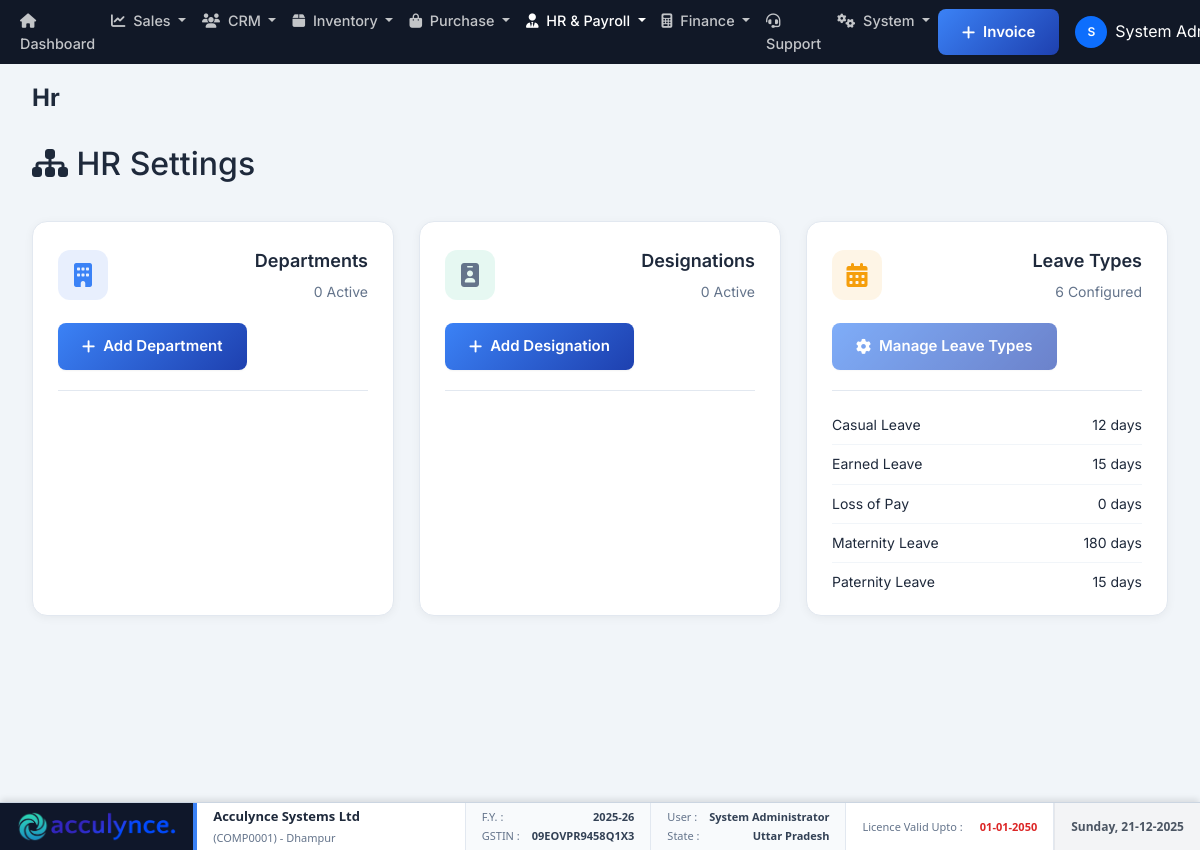
The app's page /modules/hr/settings.php (signed in) with its own data.
### tables this page shows
CREATE TABLE `company_settings` (
  `id` int(11) NOT NULL,
  `company_name` varchar(200) NOT NULL,
  `industry_type` varchar(100) DEFAULT NULL,
  `business_type` varchar(100) DEFAULT NULL,
  `app_name` varchar(100) DEFAULT NULL,
  `theme_color` varchar(20) DEFAULT '#3b82f6',
  `address_line1` varchar(200) DEFAULT NULL,
  `address_line2` varchar(200) DEFAULT NULL,
  `city` varchar(100) DEFAULT NULL,
  `state` varchar(100) DEFAULT NULL,
  `country` varchar(100) DEFAULT 'India',
  `postal_code` varchar(20) DEFAULT NULL,
  `phone` varchar(20) DEFAULT NULL,
  `email` varchar(100) DEFAULT NULL,
  `website` varchar(100) DEFAULT NULL,
  `gstin` varchar(20) DEFAULT NULL,
  `pan` varchar(20) DEFAULT NULL,
  `bank_name` varchar(100) DEFAULT NULL,
  `bank_account_number` varchar(50) DEFAULT NULL,
  `bank_ifsc` varchar(20) DEFAULT NULL,
  `bank_branch` varchar(100) DEFAULT NULL,
  `bank_account_holder` varchar(200) DEFAULT NULL,
  `logo_path` varchar(255) DEFAULT NULL,
  `terms_conditions` text DEFAULT NULL,
  `created_at` timestamp NOT NULL DEFAULT current_timestamp(),
  `updated_at` timestamp NOT NULL DEFAULT current_timestamp() ON UPDATE current_timestamp(),
  `financial_year_start` int(11) DEFAULT 4 COMMENT 'Month number (1-12) when financial year starts',
  `currency_code` varchar(10) DEFAULT 'INR',
  `currency_symbol` varchar(10) DEFAULT '₹',
  `date_format` varchar(20) DEFAULT 'd-m-Y',
  `timezone` varchar(50) DEFAULT 'Asia/Kolkata',
  `invoice_prefix` varchar(20) DEFAULT 'INV',
  `quotation_prefix` varchar(20) DEFAULT 'QT',
  `invoice_footer` text DEFAULT NULL COMMENT 'Footer text for invoices',
  `company_registration_number` varchar(100) DEFAULT NULL,
  `tax_registration_date` date DEFAULT NULL,
  `linkedin_url` varchar(255) DEFAULT NULL,
  `facebook_url` varchar(255) DEFAULT NULL,
  `twitter_url` varchar(255) DEFAULT NULL,
  `instagram_url` varchar(255) DEFAULT NULL,
  `smtp_host` varchar(100) DEFAULT NULL,
  `smtp_port` int(11) DEFAULT 587,
  `smtp_username` varchar(100) DEFAULT NULL,
  `smtp_password` varchar(255) DEFAULT NULL,
  `smtp_encryption` varchar(10) DEFAULT 'tls',
  `email_from_name` varchar(100) DEFAULT NULL,
  `email_from_address` varchar(100) DEFAULT NULL,
  `enable_email_notifications` tinyint(1) DEFAULT 1,
  `invoice_due_days` int(11) DEFAULT 30 COMMENT 'Default payment terms in days',
  `low_stock_threshold` int(11) DEFAULT 10,
  `enable_multi_currency` tinyint(1) DEFAULT 0,
  `enable_barcode` tinyint(1) DEFAULT 1,
  `backup_frequency` varchar(20) DEFAULT 'daily',
  `last_backup_date` datetime DEFAULT NULL,
  `print_logo_on_invoice` tinyint(1) DEFAULT 1,
  `is_gst_registered` tinyint(1) DEFAULT 0,
  `enable_einvoicing` tinyint(1) DEFAULT 0
);

CREATE TABLE `leave_types` (
  `id` int(11) NOT NULL,
  `name` varchar(50) NOT NULL,
  `days_per_year` int(11) DEFAULT 0,
  `is_paid` tinyint(1) DEFAULT 1,
  `requires_approval` tinyint(1) DEFAULT 1,
  `description` text DEFAULT NULL,
  `is_active` tinyint(1) DEFAULT 1
);

### modules/hr/settings.php (the view, shortened to what the rows shown need)
<?php
require_once '../../classes/Auth.php';
require_once '../../classes/Database.php';
$auth = new Auth();
$auth->requireLogin();
$user = $auth->getCurrentUser();
$db = Database::getInstance();
$leave_types = $db->fetchAll("SELECT * FROM leave_types ORDER BY name");
?>
<!DOCTYPE html>
<html lang="en">
<head>
    <link rel="stylesheet" href="../../public/assets/css/style.css">
    <link rel="stylesheet" href="https://cdnjs.cloudflare.com/ajax/libs/font-awesome/6.4.0/css/all.min.css">
</head>
<body>
    <div class="dashboard-wrapper">
        <?php include INCLUDES_PATH . '/sidebar.php'; ?>
        <main class="main-content">
            <?php include INCLUDES_PATH . '/header.php'; ?>
            <div class="content-area">
                <div style="display: flex; justify-content: space-between; align-items: center; margin-bottom: 30px;">
                    <h2><i class="fas fa-sitemap"></i> HR Settings</h2>
                </div>
                <div class="settings-grid">
                    <div class="setting-card">
                        <div class="setting-list">
                            <?php foreach ($leave_types as $leave): ?>
                                <div class="setting-list-item">
                                    <span><?php echo htmlspecialchars($leave['name']); ?></span>
                                    <span><?php echo $leave['days_per_year']; ?> days</span>
                                </div>
                            <?php endforeach; ?>
                        </div>
                    </div>
                </div>
            </div>
        </main>
    </div>
</body>
</html>

### includes/sidebar.php (shortened to what the rows shown need)
<?php
if (!isset($brandingSettings)) {
    $db = Database::getInstance();
    $brandingSettings = $db->fetchOne("SELECT app_name, logo_path, theme_color FROM company_settings WHERE id = ? LIMIT 1", [$_SESSION['company_id'] ?? 0]);
}
$appName = !empty($brandingSettings['app_name']) ? $brandingSettings['app_name'] : APP_NAME;
$logoPath = !empty($brandingSettings['logo_path']) ? BASE_URL . $brandingSettings['logo_path'] : '';
?>
<link href="https://cdn.jsdelivr.net/npm/bootstrap@5.3.0/dist/css/bootstrap.min.css" rel="stylesheet">
<link rel="stylesheet" href="https://cdnjs.cloudflare.com/ajax/libs/font-awesome/6.4.0/css/all.min.css">
<link rel="stylesheet" href="<?php echo BASE_URL; ?>public/assets/css/style.css?v=<?php echo time(); ?>">
<?php
$footerData = [];
$curMonth = date('n');
$curYear = date('Y');
if ($curMonth >= 4) {
    if ($curYear + 1 == 2000) { $yPart = '00'; } else { $yPart = substr($curYear + 1, -2); }
    $footerData['fy'] = $curYear . '-' . $yPart;
} else {
    $yPart = substr($curYear, -2);
    $footerData['fy'] = ($curYear - 1) . '-' . $yPart;
}
if (!isset($brandingSettings['gstin']) || !isset($brandingSettings['state'])) {
     if (isset($user['company_id'])) {
         $companyDetails = $db->fetchOne("SELECT company_name, gstin, state, address_line1, city FROM company_settings WHERE id = ?", [$user['company_id']]);
         $footerData['company_name'] = $companyDetails['company_name'] ?? $appName;
         $footerData['gst'] = $companyDetails['gstin'] ?? 'N/A';
         $footerData['state'] = $companyDetails['state'] ?? 'N/A';
         $footerData['address'] = $companyDetails['city'] ?? '';
     }
} else {
     $footerData['company_name'] = $brandingSettings['app_name'];
     $footerData['gst'] = $brandingSettings['gstin'] ?? 'N/A';
     $footerData['state'] = $brandingSettings['state'] ?? 'N/A';
}
if (isset($user['company_id'])) {
    $subData = $db->fetchOne("SELECT current_period_end, status FROM subscriptions WHERE company_id = ? AND status = 'active' ORDER BY current_period_end DESC LIMIT 1", [$user['company_id']]);
    $footerData['validity'] = $subData ? date('d-m-Y', strtotime($subData['current_period_end'])) : 'Trial/Expired';
    $footerData['company_id'] = 'COMP' . str_pad($user['company_id'], 4, '0', STR_PAD_LEFT);
} else {
    $footerData['validity'] = 'N/A';
    $footerData['company_id'] = 'N/A';
}
?>
<div class="sticky-footer">
    <div class="footer-box brand-box">
        <?php if ($logoPath): ?>
            <img src="<?php echo $logoPath; ?>" alt="Logo" class="footer-logo">
        <?php else: ?>
            <div class="footer-brand-text">AC</div>
        <?php endif; ?>
    </div>
    <div class="footer-box footer-info-box">
        <div class="info-row main">
            <strong><?php echo htmlspecialchars($footerData['company_name'] ?? 'Acculynce'); ?></strong>
        </div>
        <div class="info-row sub">
            (<?php echo htmlspecialchars($footerData['company_id'] ?? ''); ?>) <?php if(isset($footerData['address'])) echo '- ' . htmlspecialchars($footerData['address']); ?>
        </div>
    </div>
    <div class="footer-box fy-box">
        <div class="info-row">
            <span class="label">GSTIN :</span> <span class="value"><?php echo htmlspecialchars($footerData['gst'] ?? 'N/A'); ?></span>
        </div>
    </div>
    <div class="footer-box user-box">
        <div class="info-row">
            <span class="label">State :</span> <span class="value"><?php echo htmlspecialchars($footerData['state'] ?? 'N/A'); ?></span>
        </div>
    </div>
</div>

### records on screen
company_settings: logo_path (picture), company_name "Acculynce Systems Ltd", city "Dhampur", gstin "09EOVPR9458Q1X3", state "Uttar Pradesh"
leave_types: name "Casual Leave", days_per_year "12"
leave_types: name "Earned Leave", days_per_year "15"
leave_types: name "Loss of Pay", days_per_year "0"
leave_types: name "Maternity Leave", days_per_year "180"
leave_types: name "Paternity Leave", days_per_year "15"

### other values on screen
substr($user['full_name'], 0, 1) "S"
$user['full_name'] "System…"
$footerData['company_id'] "COMP0001"
$footerData['fy'] "2025-26"
$user['full_name'] "System Administrator"
$footerData['validity'] "01-01-2050"
count($departments) "0"
count($designations) "0"
count($leave_types) "6"
